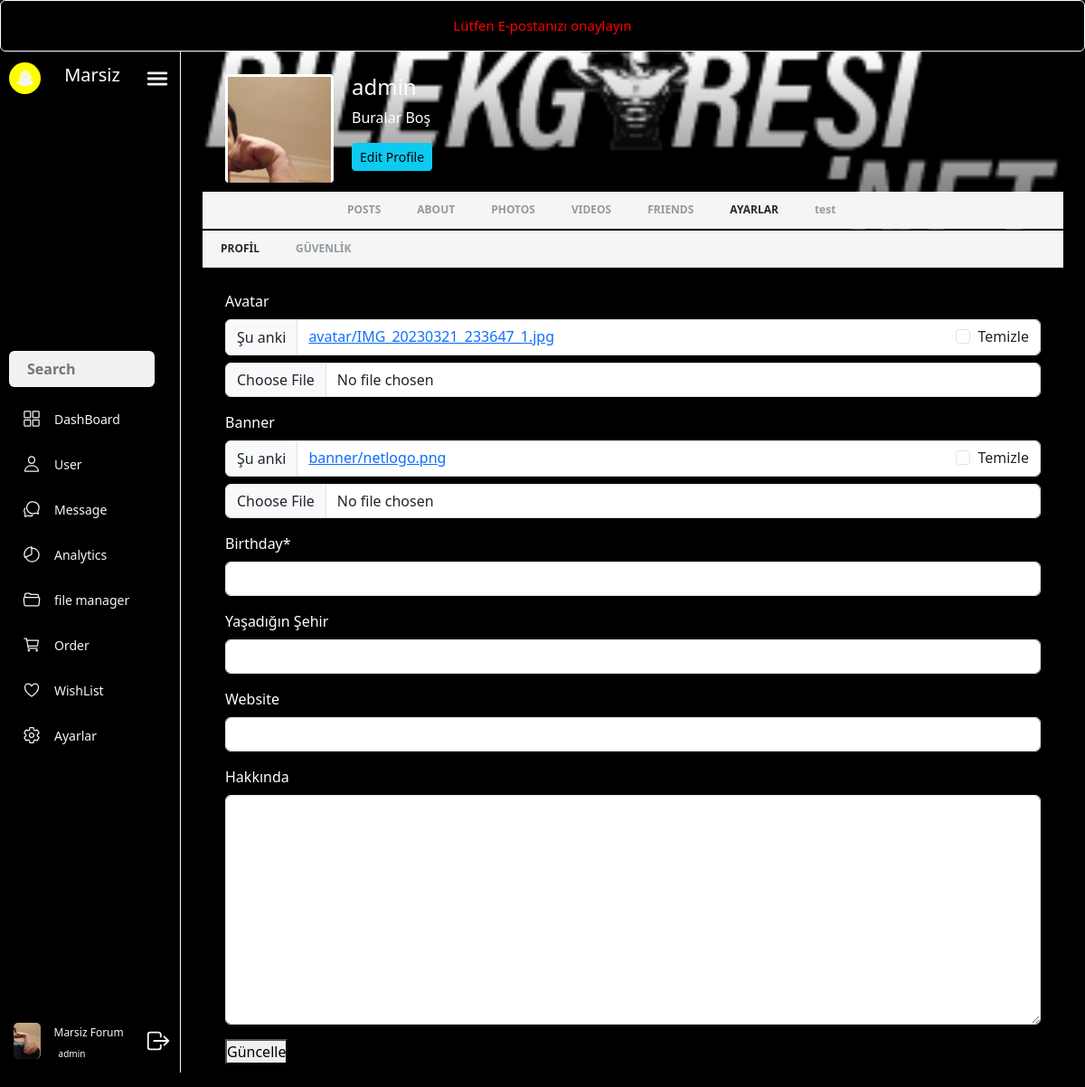
The page /hesap (signed in) on the database as committed earlier.
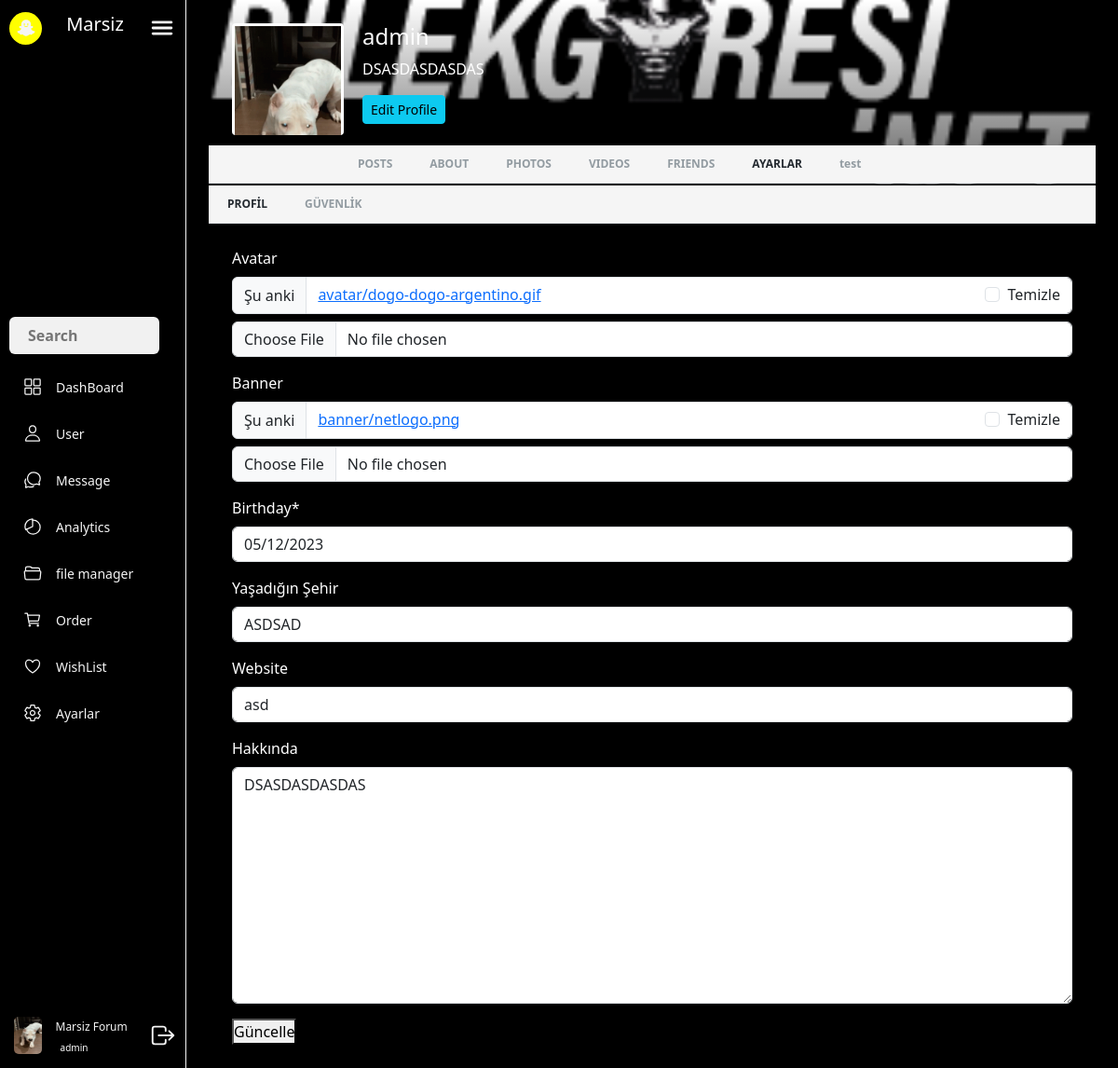
The same page on the database as committed later.
### myuser_app/models.py (models this page shows)
class MyUser(AbstractUser):
    avatar = models.ImageField(("Avatar"), upload_to='avatar/', height_field=None, width_field=None, max_length=None,blank=True,null=True)
    banner = models.ImageField(("Banner"), upload_to='banner/', height_field=None, width_field=None, max_length=None,blank=True,null=True)
    rank = models.ManyToManyField(Rank, verbose_name=("Rankı"),blank=True,null=True)
    birthday = models.DateField(("Doğum Günü"), auto_now=False, auto_now_add=False,blank=True,null=True)
    location = models.CharField(("Yaşadığın Şehir"), max_length=50, blank=True,null=True)
    website = models.CharField(("Website"), max_length=50,blank=True,null=True)
    about = models.TextField(("Hakkında"),blank=True,null=True)
    likes = models.ManyToManyField("post_app.post", verbose_name=("Beğendiğim postlar"),related_name="mylikes")
    is_active = models.BooleanField(("Kullanıcı email doğrulama"),default=False)
    email_active = models.BooleanField(("Change email active"),default=False)
    oldemail = models.ManyToManyField("myuser_app.OldEmail", verbose_name=("Eski Emaillerim"),blank=True,null=True)
    class Meta:
        verbose_name = 'MyUser'
        verbose_name_plural = 'MyUsers'
    def user_profile_detail_url(self):
        return reverse(
            'profile_detail',
            kwargs={
                'username': self.username
            }
        )

### myuser_app/views.py (the view)
# urls.py: path('hesap',usersettings,name='usersettings'),
@login_required(login_url='login2')
def usersettings(request):
    if request.method == 'POST':
        form = ProfileSettingsForm(request.POST,request.FILES,instance=request.user)
        if form.is_valid() :
            print('hatayok',form.errors)
            form.save()
            return redirect('usersettings')
        else:
            print('form valid deil')
            print(form.errors)
            return redirect('usersettings')
    else:
        user = MyUser.objects.filter(id = request.user.id).first()
        if user:
            p = ProfileSettingsForm(instance=user)
            context = dict(
                user = user,
                settings = p,
            )
        else:
            return redirect('/')
        return render(request,'profilesettings.html',context)

### myuser_app/forms.py
class ProfileSettingsForm(forms.ModelForm):
    birthday = forms.DateField(
        widget=forms.DateInput
(
        ))
    class Meta:
        model = MyUser
        fields = ['avatar','banner','birthday','location','website','about']

### myuser_app/templates/profilesettings.html (shortened to what this page needs)
{% extends "base.html" %}
{% load static %}
{% load crispy_forms_tags %}
{% block site-content %}
{% include "partials/_sidenav.html" %}
<link rel="stylesheet" href="{% static 'css/profiledetail.css' %}">
<div class="main" id="main">
    <div class="container">
        <link href="https://maxcdn.bootstrapcdn.com/font-awesome/4.3.0/css/font-awesome.min.css" rel="stylesheet">
        <div class="container">
           <div class="row">
              <div class="col-md-12">
                 <div id="content" class="content content-full-width">
                    <div class="profile">
                       <div class="profile-header">
                          <div class="profile-header-cover"
                          style="
                          {% if user.banner %}
                          background-image: url({{user.banner.url}});
                          {% else %}
                          background-image: url(https://bootdey.com/img/Content/bg1.jpg);
                          {% endif %}
                          "
                            >
                          </div>
                          <div class="profile-header-content">
                             <div class="profile-header-img">
                                {% if user.avatar %}
                                <img src="{{user.avatar.url}}" alt="">
                                {% else %}
                                <img src="https://bootdey.com/img/Content/avatar/avatar3.png" alt="">
                                {% endif %}
                             </div>
                             <div class="profile-header-info">
                                <h4 class="m-t-10 m-b-5">{{user.username}}</h4>
                                {% if user.about %}
                                <p class="m-b-10">{{user.about}}</p>
                                {% else %}
                                <p class="m-b-10">Buralar Boş</p>
                                {% endif %}
                                <a href="#" class="btn btn-sm btn-info mb-2">Edit Profile</a>
                             </div>
                          </div>
                          {% include "partials/_profilenav.html" %}
                          <ul class="profile-header-tab nav nav-tabs" style="padding: 0 !important; margin-top: 1px; border-top: 1px solid black;">
                           <li class="nav-item"><a href="{% url 'usersettings' %}"  class="nav-link_ active show ">PROFİL</a></li>
                           <li class="nav-item"><a href="{% url 'userauthsettings' %}"  class="nav-link_  ">GÜVENLİK</a></li>
                        </ul>
                       </div>
                    </div>
                    <div class="profile-content">
                       <form action="{% url 'usersettings' %}" method="post" enctype="multipart/form-data">
                        {{ settings|crispy }}
                        <button type="submit">Güncelle</button>
                       </form>
                    </div>
                 </div>
              </div>
           </div>
        </div>
</div>
</div>
{% endblock site-content %}

### index_app/templates/base.html (shortened to what this page needs)
{% load static %}
<!DOCTYPE html>
<html lang="tr" >
<head>
    <link href="https://cdn.jsdelivr.net/npm/bootstrap@5.3.1/dist/css/bootstrap.min.css" rel="stylesheet">
    <link rel="stylesheet" href="{% static 'css/sidenav.css' %}">
</head>
<body>
    {% block site-alert %}
    {% if request.usdata %}
            <div class="alert text-center" role="alert" style="width: 100%; position: sticky;top: 0; z-index: 12321312312312; background-color: black; color: red; border: 1px solid white; font-size: 15px; margin: inherit !important; ">Lütfen E-postanızı onaylayın</div>
        {% endif %}
    {% endblock site-alert %}
    {% block site-content %}
    {% endblock site-content %}
    <link rel="stylesheet" href="https://cdnjs.cloudflare.com/ajax/libs/font-awesome/6.4.2/css/all.min.css" />
</body>
</html>

### index_app/templates/partials/_sidenav.html (shortened to what this page needs)
{% load static %}
<div class="side-container" id="container">
    <div class="brand">
        <div class="logo">
            <ion-icon name="logo-snapchat"></ion-icon>
        </div>
        <h3> <a href="/" class="text-white text-decoration-none"> Marsiz </a></h3>
        <a href="#" id="toggle" class="sidenavbuton"><ion-icon name="menu"></ion-icon></a>
    </div>
    <div class="side-navbar">
        <ul>
            <div class="search">
                <input type="search" name="search" id="search" placeholder="Search">
            </div>
            {% if request.user.is_authenticated %}
            <li><a href="#"><ion-icon name="grid-outline"></ion-icon><span>DashBoard</span></a></li>
            <li><a href="{{request.user.user_profile_detail_url}}"><ion-icon name="person-outline"></ion-icon><span>User</span></a></li>
            <li><a href="#"><ion-icon name="chatbubbles-outline"></ion-icon><span>Message</span></a></li>
            <li><a href="#"><ion-icon name="pie-chart-outline"></ion-icon><span>Analytics</span></a></li>
            <li><a href="#"><ion-icon name="folder-open-outline"></ion-icon><span>file manager</span></a></li>
            <li><a href="#"><ion-icon name="cart-outline"></ion-icon><span>Order</span></a></li>
            <li><a href="#"><ion-icon name="heart-outline"></ion-icon><span>WishList</span></a></li>
            <li><a href="{% url 'usersettings' %}"><ion-icon name="settings-outline"></ion-icon><span>Ayarlar</span></a></li>
            {% endif %}
        </ul>
    </div>
    <div class="user">
        {% if request.user.avatar %}
        <a href="{{request.user.user_profile_detail_url}}"><img src="{{request.user.avatar.url}}" alt="{{request.user}}"></a>
          {% else %}
          <img src="https://bootdey.com/img/Content/avatar/avatar3.png" alt="">
        {% endif %}
        <div class="name">
            <h5>Marsiz Forum</h5>
            <a href="{{request.user.user_profile_detail_url}}" class="text-white text-decoration-none"><span >{{request.user.username}}</span></a>
        </div>
        <a href="{% url 'logout' %}"><ion-icon name="log-out-outline"></ion-icon></a>
    </div>
</div>

### index_app/templates/partials/_profilenav.html
<ul class="profile-header-tab nav nav-tabs">
    <li class="nav-item"><a href="{{request.user.user_profile_detail_url}}" target="__blank" class="nav-link_ ">POSTS</a></li>
    <li class="nav-item"><a href="https://www.bootdey.com/snippets/view/bs4-profile-about" target="__blank" class="nav-link_">ABOUT</a></li>
    <li class="nav-item"><a href="https://www.bootdey.com/snippets/view/profile-photos" target="__blank" class="nav-link_">PHOTOS</a></li>
    <li class="nav-item"><a href="https://www.bootdey.com/snippets/view/profile-videos" target="__blank" class="nav-link_">VIDEOS</a></li>
    <li class="nav-item"><a href="https://www.bootdey.com/snippets/view/bs4-profile-friend-list" target="__blank" class="nav-link_ ">FRIENDS</a></li>
    {% if request.user.is_authenticated %}
    <li class="nav-item"><a href="https://www.bootdey.com/snippets/view/bs4-profile-friend-list" target="__blank"
        {% if request.path == '/hesap' or request.path == '/hesap/guvenlik' %}
        class="nav-link_ active show"
        {% else %}
        class="nav-link_"
        {% endif %}>AYARLAR</a>
    </li>
    {% endif %}
    <li class="nav-item"><a href="https://www.bootdey.com/snippets/view/bs4-profile-friend-list" target="__blank"
        {% if request.path == '{{request.user_profile_detail_url}}'  %}
        class="nav-link_ active show"
        {% else %}
        class="nav-link_"
        {% endif %}>test</a>
    </li>
 </ul>

### static/css/sidenav.css (style rules this page uses)
:root { --white-main-color: #f5f5f5; --black-main-color: rgba(0, 0, 0, 0.9); --red-main-color: #700404; --border-main-color: #404041; --comment-main-color: #191919; }
* { margin: 0; padding: 0; box-sizing: border-box; }
html { background-color: black; }
body { height: 100%; background-color: var(--black-main-color); }
p { color: white; }
#container { display: flex; flex-direction: column; width: 200px; height: auto; align-items: center; justify-content: space-between; transition: 0.5s; border-right: 1px solid whitesmoke; height: 100%; position: fixed; }
#container .brand { display: flex; width: 100%; height: 40px; padding: 0 10px; margin: 10px 0; align-items: center; justify-content: space-between; }
#container .brand .logo { display: flex; width: 35px; height: 35px; border-radius: 50%; align-items: center; justify-content: center; background: yellow; }
#container .brand .logo ion-icon { display: flex; color: var(--white-main-color); font-size: 20px; }
#container .brand h3 { display: flex; font-size: 20px; color: var(--white-main-color); }
#container .brand a { display: flex; width: 30px; height: 30px; align-items: center; justify-content: center; }
#container .brand a ion-icon { display: flex; color: var(--white-main-color); font-size: 30px; background: transparent; }
#container .search { display: flex; width: 90%; height: 40px; margin: 10px 0; border: none; border-radius: 6px; align-items: center; justify-content: center; box-shadow: 0px 4px 10px 1px rgba(0, 0, 0, 0.2); }
#container .search #search { display: flex; width: 100%; height: 100%; border: none; font-weight: bold; padding-left: 20px; background: #f1f1f1; border-radius: 6px; }
#container .side-navbar { display: flex; width: 90%; height: auto; margin: 10px 0; align-items: center; justify-content: center; }
#container .side-navbar ul { display: flex; flex-direction: column; height: 100%; width: 100%; align-items: flex-start; justify-content: center; }
#container .side-navbar ul li { display: flex; height: 40px; width: 100%; margin: 5px 0; border-radius: 7px; }
#container .side-navbar ul li a { display: flex; width: 100%; height: 100%; text-decoration: none; border-radius: 7px; align-items: center; justify-content: left; }
#container .side-navbar ul li a span { display: flex; align-items: center; color: var(--white-main-color); font-size: 14px; border-radius: 7px; }
#container .side-navbar ul li a ion-icon { display: flex; font-size: 20px; margin: 0 15px; color: var(--white-main-color); }
#container .user { display: flex; width: 100%; height: 70px; background: var(--black-main-color); align-items: center; justify-content: center; }
#container .user img { display: flex; width: 40px; height: 40px; margin: 10px 0; margin-left: 10px; border-radius: 5px; }
#container .user .name { display: flex; flex-direction: column; color: var(--white-main-color); width: 90px; height: 60%; padding: 5px; margin: 0 10px; }
#container .user .name h5 { display: flex; font-size: 12px; }
#container .user .name span { display: flex; font-size: 10px; }
#container .user a { display: flex; height: 40px; width: 40px; align-items: center; justify-content: center; border-radius: 7px; }
#container .user a ion-icon { display: flex; color: var(--white-main-color); font-size: 30px; }
.side-container { display: flex; }
#main { margin-left: 200px ; transition: 0.5s; }
.side-navbar ul { padding-left: 0; }
.row { --bs-gutter-x: 0; }

### myuser_app/templates/profilesettings.html (style rules this page uses)
.form-label { color: white !important; }

Rows that differ between the two databases and show on the page:
changed MyUser "admin": user.avatar: a different picture; avatar: a different picture; about (not shown) → "DSASDASDASDAS"; birthday (not shown) → "05/12/2023"; location (not shown) → "ASDSAD"; website (not shown) → "asd"
Other text that changed with them:
text no longer shown: "Avatar Şu anki avatar/IMG_20230321_233647_1.jpg Temizle Banner Şu anki banner/netlogo.png Temizle Birthday * Yaşadığın Şehir Website Hakkında Lütfen E-postanızı onaylayın Buralar Boş"
text now shown: "Avatar Şu anki avatar/dogo-dogo-argentino.gif Temizle Banner Şu anki banner/netlogo.png Temizle Birthday * Yaşadığın Şehir Website Hakkında"
